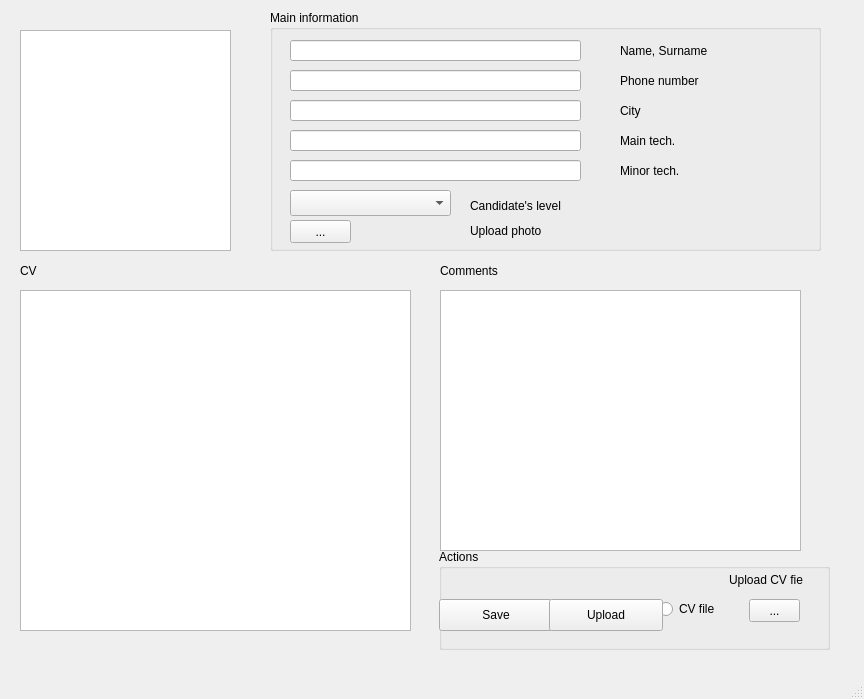
<?xml version="1.0" encoding="UTF-8"?>
<ui version="4.0">
 <class>MainWindow</class>
 <widget class="QMainWindow" name="MainWindow">
  <property name="geometry">
   <rect>
    <x>0</x>
    <y>0</y>
    <width>864</width>
    <height>699</height>
   </rect>
  </property>
  <property name="windowTitle">
   <string>MainWindow</string>
  </property>
  <property name="styleSheet">
   <string notr="true"/>
  </property>
  <widget class="QWidget" name="centralwidget">
   <widget class="QGroupBox" name="groupBox">
    <property name="geometry">
     <rect>
      <x>270</x>
      <y>10</y>
      <width>551</width>
      <height>241</height>
     </rect>
    </property>
    <property name="title">
     <string>Main information</string>
    </property>
    <widget class="QLineEdit" name="name_surname">
     <property name="geometry">
      <rect>
       <x>20</x>
       <y>30</y>
       <width>291</width>
       <height>21</height>
      </rect>
     </property>
    </widget>
    <widget class="QLabel" name="label">
     <property name="geometry">
      <rect>
       <x>350</x>
       <y>30</y>
       <width>151</width>
       <height>21</height>
      </rect>
     </property>
     <property name="text">
      <string>Name, Surname</string>
     </property>
    </widget>
    <widget class="QLineEdit" name="phone">
     <property name="geometry">
      <rect>
       <x>20</x>
       <y>60</y>
       <width>291</width>
       <height>21</height>
      </rect>
     </property>
    </widget>
    <widget class="QLineEdit" name="city">
     <property name="geometry">
      <rect>
       <x>20</x>
       <y>90</y>
       <width>291</width>
       <height>21</height>
      </rect>
     </property>
    </widget>
    <widget class="QLineEdit" name="main_t">
     <property name="geometry">
      <rect>
       <x>20</x>
       <y>120</y>
       <width>291</width>
       <height>21</height>
      </rect>
     </property>
    </widget>
    <widget class="QLabel" name="label_3">
     <property name="geometry">
      <rect>
       <x>350</x>
       <y>120</y>
       <width>151</width>
       <height>21</height>
      </rect>
     </property>
     <property name="text">
      <string>Main tech.</string>
     </property>
    </widget>
    <widget class="QLabel" name="label_4">
     <property name="geometry">
      <rect>
       <x>350</x>
       <y>60</y>
       <width>151</width>
       <height>21</height>
      </rect>
     </property>
     <property name="text">
      <string>Phone number</string>
     </property>
    </widget>
    <widget class="QLabel" name="label_5">
     <property name="geometry">
      <rect>
       <x>350</x>
       <y>90</y>
       <width>151</width>
       <height>21</height>
      </rect>
     </property>
     <property name="text">
      <string>City</string>
     </property>
    </widget>
    <widget class="QLineEdit" name="minor_t">
     <property name="geometry">
      <rect>
       <x>20</x>
       <y>150</y>
       <width>291</width>
       <height>21</height>
      </rect>
     </property>
    </widget>
    <widget class="QLabel" name="label_6">
     <property name="geometry">
      <rect>
       <x>350</x>
       <y>150</y>
       <width>151</width>
       <height>21</height>
      </rect>
     </property>
     <property name="text">
      <string>Minor tech.</string>
     </property>
    </widget>
    <widget class="QComboBox" name="level">
     <property name="geometry">
      <rect>
       <x>20</x>
       <y>180</y>
       <width>161</width>
       <height>26</height>
      </rect>
     </property>
    </widget>
    <widget class="QLabel" name="label_7">
     <property name="geometry">
      <rect>
       <x>200</x>
       <y>180</y>
       <width>151</width>
       <height>31</height>
      </rect>
     </property>
     <property name="text">
      <string>Candidate's level</string>
     </property>
    </widget>
    <widget class="QToolButton" name="photo_path">
     <property name="geometry">
      <rect>
       <x>20</x>
       <y>210</y>
       <width>61</width>
       <height>23</height>
      </rect>
     </property>
     <property name="text">
      <string>...</string>
     </property>
    </widget>
    <widget class="QLabel" name="label_8">
     <property name="geometry">
      <rect>
       <x>200</x>
       <y>210</y>
       <width>151</width>
       <height>21</height>
      </rect>
     </property>
     <property name="text">
      <string>Upload photo</string>
     </property>
    </widget>
   </widget>
   <widget class="QGraphicsView" name="profile_photo">
    <property name="geometry">
     <rect>
      <x>20</x>
      <y>30</y>
      <width>211</width>
      <height>221</height>
     </rect>
    </property>
   </widget>
   <widget class="QPlainTextEdit" name="CV">
    <property name="geometry">
     <rect>
      <x>20</x>
      <y>290</y>
      <width>391</width>
      <height>341</height>
     </rect>
    </property>
    <property name="toolTip">
     <string>&lt;html&gt;&lt;head/&gt;&lt;body&gt;&lt;p&gt;copy CV content here&lt;/p&gt;&lt;/body&gt;&lt;/html&gt;</string>
    </property>
   </widget>
   <widget class="QTextEdit" name="comments">
    <property name="geometry">
     <rect>
      <x>440</x>
      <y>290</y>
      <width>361</width>
      <height>261</height>
     </rect>
    </property>
    <property name="toolTip">
     <string>&lt;html&gt;&lt;head/&gt;&lt;body&gt;&lt;p&gt;write your comments here&lt;/p&gt;&lt;/body&gt;&lt;/html&gt;</string>
    </property>
   </widget>
   <widget class="QLabel" name="label_2">
    <property name="geometry">
     <rect>
      <x>20</x>
      <y>260</y>
      <width>151</width>
      <height>21</height>
     </rect>
    </property>
    <property name="text">
     <string>CV</string>
    </property>
   </widget>
   <widget class="QLabel" name="label_9">
    <property name="geometry">
     <rect>
      <x>440</x>
      <y>260</y>
      <width>151</width>
      <height>21</height>
     </rect>
    </property>
    <property name="text">
     <string>Comments</string>
    </property>
   </widget>
   <widget class="QGroupBox" name="groupBox_2">
    <property name="geometry">
     <rect>
      <x>439</x>
      <y>549</y>
      <width>391</width>
      <height>101</height>
     </rect>
    </property>
    <property name="title">
     <string>Actions</string>
    </property>
    <widget class="QPushButton" name="b_save">
     <property name="geometry">
      <rect>
       <x>0</x>
       <y>50</y>
       <width>114</width>
       <height>32</height>
      </rect>
     </property>
     <property name="toolTip">
      <string>&lt;html&gt;&lt;head/&gt;&lt;body&gt;&lt;p&gt;save chnges (locally)&lt;/p&gt;&lt;/body&gt;&lt;/html&gt;</string>
     </property>
     <property name="text">
      <string>Save</string>
     </property>
    </widget>
    <widget class="QLabel" name="label_10">
     <property name="geometry">
      <rect>
       <x>290</x>
       <y>20</y>
       <width>91</width>
       <height>21</height>
      </rect>
     </property>
     <property name="text">
      <string>Upload CV fie</string>
     </property>
    </widget>
    <widget class="QRadioButton" name="indicator_cv">
     <property name="geometry">
      <rect>
       <x>220</x>
       <y>50</y>
       <width>71</width>
       <height>20</height>
      </rect>
     </property>
     <property name="toolTip">
      <string>&lt;html&gt;&lt;head/&gt;&lt;body&gt;&lt;p&gt;CV indicator&lt;/p&gt;&lt;/body&gt;&lt;/html&gt;</string>
     </property>
     <property name="text">
      <string>CV file</string>
     </property>
    </widget>
    <widget class="QToolButton" name="cv_path">
     <property name="geometry">
      <rect>
       <x>310</x>
       <y>50</y>
       <width>51</width>
       <height>23</height>
      </rect>
     </property>
     <property name="toolTip">
      <string>&lt;html&gt;&lt;head/&gt;&lt;body&gt;&lt;p&gt;upload CV file&lt;/p&gt;&lt;/body&gt;&lt;/html&gt;</string>
     </property>
     <property name="text">
      <string>...</string>
     </property>
    </widget>
    <widget class="QPushButton" name="b_upload">
     <property name="geometry">
      <rect>
       <x>110</x>
       <y>50</y>
       <width>114</width>
       <height>32</height>
      </rect>
     </property>
     <property name="toolTip">
      <string>&lt;html&gt;&lt;head/&gt;&lt;body&gt;&lt;p&gt;upload changes to server&lt;/p&gt;&lt;/body&gt;&lt;/html&gt;</string>
     </property>
     <property name="text">
      <string>Upload</string>
     </property>
    </widget>
   </widget>
   <zorder>groupBox_2</zorder>
   <zorder>groupBox</zorder>
   <zorder>profile_photo</zorder>
   <zorder>comments</zorder>
   <zorder>label_2</zorder>
   <zorder>label_9</zorder>
   <zorder>CV</zorder>
  </widget>
  <widget class="QMenuBar" name="menubar">
   <property name="geometry">
    <rect>
     <x>0</x>
     <y>0</y>
     <width>864</width>
     <height>22</height>
    </rect>
   </property>
  </widget>
  <widget class="QStatusBar" name="statusbar"/>
 </widget>
 <resources>
  <include location="_DSC4306.qrc"/>
 </resources>
 <connections/>
</ui>
